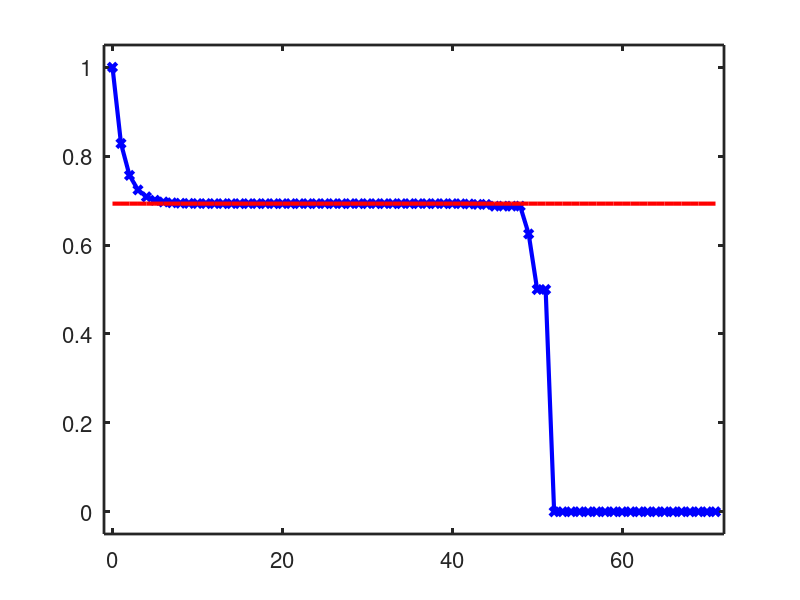
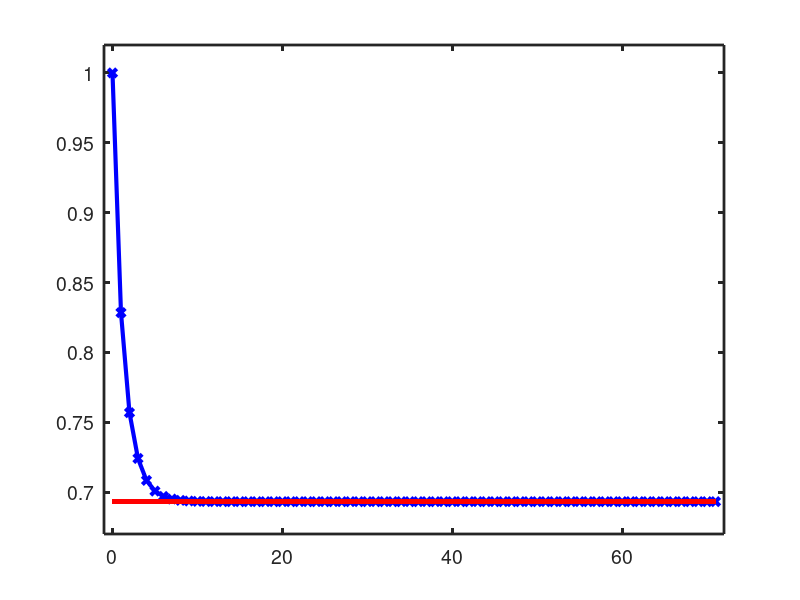

The MATLAB script that drew these images, in order:
%	Set x0 = 1, compute x1, x2, ... , x{71} and explain the obtained results.
	
clear all, close all, clc
format long

n_max = 71;
x = zeros(n_max+1, 1);

x(1) = 1;         % x0 set to 1
for n = 0:n_max-1
  x(n+2) = 2^(n+1)*(sqrt(1 + x(n+1)/2^(n)) - 1);    % Pay attention to the indexing!!!
end
x(end)            
x_lim = log(1 + x(1))

figure
hold on, box on
plot([0:71], x, 'bx-','Linewidth',3)
plot([0:71], x_lim*ones(n_max+1,1)', 'r-','Linewidth',3)
axis([-1 72 -0.05 1.05])
set(gca,'LineWidth',2)
set(gca,'FontSize',16)

%	When computing the sequence with Octave/MATLAB we find that x{71} differs a lot from ln(1+x0) = ln(2). The plots also shows that xn = 0, for all n >= n* = 52: this is due to numerical cancellation effects, because at n = n* it holds {x{n*}}/{2^{n*}} < eps, hence in finite precision arithmetic x{n*} = 0!

x(53)

%%

% 	The value of n* can also be computed with the following argument: since (hopefully) numerical cancellation will occur for large n
% 	x{n} ~ ln(1+x0)
% 	therefore
% 	{x{n}}/{2^{n}} < eps is approximately equivalent to {ln(1+x0)}/{2^{n}} < eps
% 	which can be solved for n, finding
% 	n > log2({ln(1+x0)}/{eps}

    
x_0 = 1;
n = log(log(1 + x_0)/eps)/log(2)


% 	Transform the sequence in an equivalent one that converges to the theoretical limit.
% 	
% 	After a razionalization, the recurrence can be written as
% 	x{n+1} = 2^{n+1} [ sqrt{1+{xn}/{2^{n}}} - 1 ] = {2 xn}{ sqrt{1 + {xn}/{2^{n}}} + 1}
	
	
clc, clear all

n_max = 71;
x = zeros(n_max+1, 1);

x(1) = 1;           % x0 set to 1
for n = 0:n_max-1
  x(n+2) = 2*x(n+1)/(sqrt(1 + x(n+1)/2^(n)) + 1);
end
x(end)

%   The error in this case is
x(end) - log(1 + x(1))

figure
hold on, box on
plot([0:n_max], x,'bx-','Linewidth',3)
plot([0:n_max], log(1+x(1))*ones(n_max+1), 'r-','Linewidth',3)
axis([-1 72 0.67 1.02])
set(gca,'LineWidth',2)
set(gca,'FontSize',14)

%   Using the previous calculations we know that (1 + xn/2^n) approximately 1 for n >= 52, so x(n+1) = 2*xn/(1 + 1) = xn

